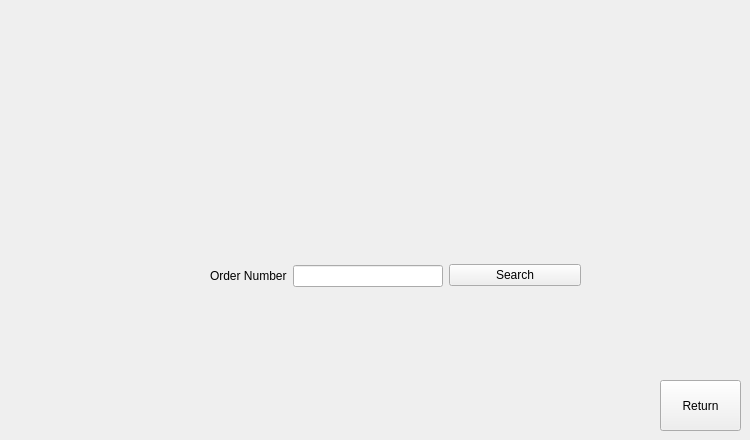
    <widget class="QWidget" name="pgOrderSearchEO">
     <widget class="QWidget" name="horizontalLayoutWidget_6">
      <property name="geometry">
       <rect>
        <x>210</x>
        <y>250</y>
        <width>371</width>
        <height>51</height>
       </rect>
      </property>
      <layout class="QHBoxLayout" name="horizontalLayoutEO_2">
       <item>
        <layout class="QFormLayout" name="formLayoutEO_3">
         <property name="labelAlignment">
          <set>Qt::AlignLeading|Qt::AlignLeft|Qt::AlignVCenter</set>
         </property>
         <property name="formAlignment">
          <set>Qt::AlignLeading|Qt::AlignLeft|Qt::AlignVCenter</set>
         </property>
         <item row="0" column="0">
          <widget class="QLabel" name="lblOrderIDEO_2">
           <property name="text">
            <string>Order Number</string>
           </property>
          </widget>
         </item>
         <item row="0" column="1">
          <widget class="QLineEdit" name="lineSearchOrderIDEO">
           <property name="sizePolicy">
            <sizepolicy hsizetype="Minimum" vsizetype="Fixed">
             <horstretch>0</horstretch>
             <verstretch>0</verstretch>
            </sizepolicy>
           </property>
           <property name="minimumSize">
            <size>
             <width>150</width>
             <height>0</height>
            </size>
           </property>
          </widget>
         </item>
        </layout>
       </item>
       <item>
        <widget class="QPushButton" name="btnSearchOrderEO">
         <property name="cursor">
          <cursorShape>PointingHandCursor</cursorShape>
         </property>
         <property name="text">
          <string>Search</string>
         </property>
        </widget>
       </item>
      </layout>
     </widget>
     <widget class="QPushButton" name="btnReturnOSEO">
      <property name="geometry">
       <rect>
        <x>660</x>
        <y>380</y>
        <width>81</width>
        <height>51</height>
       </rect>
      </property>
      <property name="cursor">
       <cursorShape>PointingHandCursor</cursorShape>
      </property>
      <property name="text">
       <string>Return</string>
      </property>
     </widget>
    </widget>
